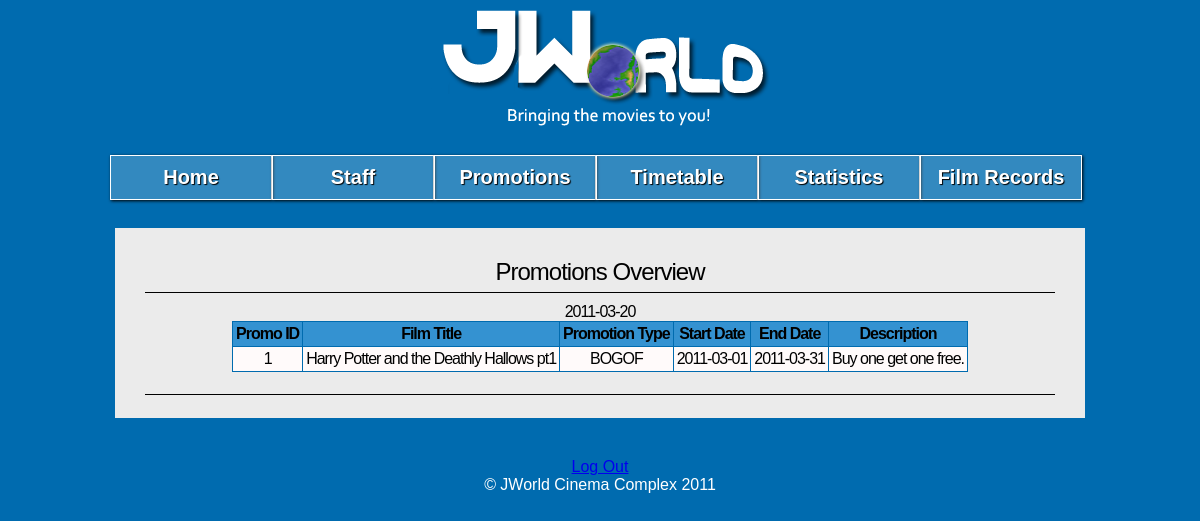
Before: /admin.php?page=promo-acs (signed in) with the older database file.
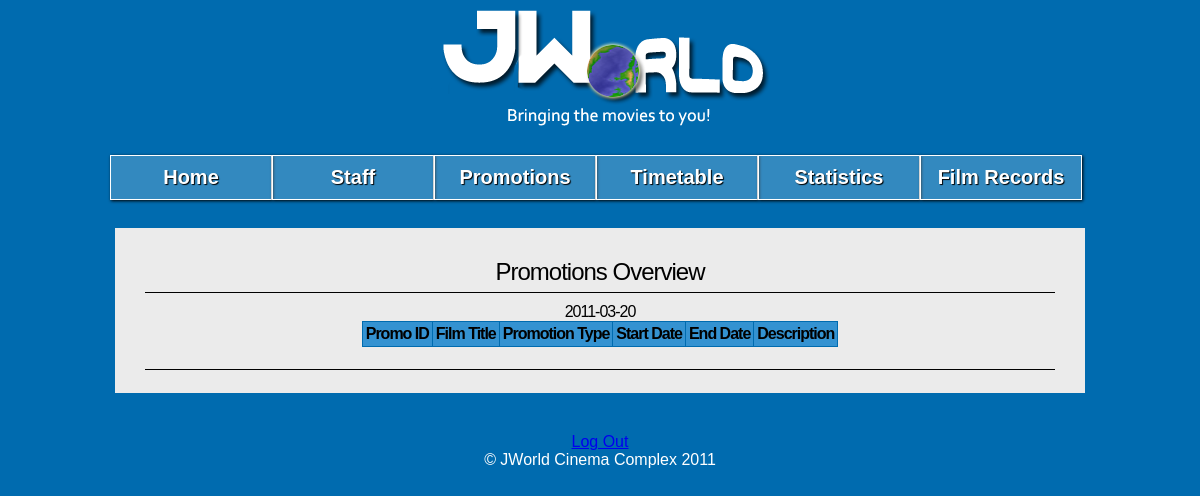
After: the same page with the newer database file.
### tables this page shows
CREATE TABLE promotions (
	promo_id int(11) NOT NULL AUTO_INCREMENT,
	film_ID int(11) NOT NULL,
	promo_name varchar(50) NOT NULL,
	start_date date NOT NULL,
	end_date date NOT NULL,
	description varchar(200) NOT NULL,
	PRIMARY KEY (promo_id),
	FOREIGN KEY (film_ID) REFERENCES films(film_ID) ON DELETE CASCADE ON UPDATE CASCADE
);

CREATE TABLE films (
  film_ID int(11) NOT NULL AUTO_INCREMENT,
  film_title varchar(255) NOT NULL,
  film_length int(11) NOT NULL,
  film_genre varchar(20) NOT NULL,
  film_rating varchar(5) NOT NULL,
  film_year int(11) NOT NULL,
  PRIMARY KEY (film_ID)
);

### res/pages/admin/promo-acs.php (the view, shortened to what this page needs)
<div id="body">
<h1> Promotions Overview</h1>
<h3>
	<?php
	echo date("Y-m-d");
	$query = "SELECT promotions.promo_id, films.film_title,  promotions.promo_name, promotions.start_date, promotions.end_date, promotions.description FROM promotions, films WHERE promotions.film_ID = films.film_ID";
	$result = mysql_query($query) or die(mysql_error());
	echo "<table border='1' class=\"center\">
	<tr>
	<th>Promo ID</th>
	<th>Film Title</th>
	<th>Promotion Type</th>
	<th>Start Date</th>
	<th>End Date</th>
	<th>Description</th>
	</tr>";
	while($row = mysql_fetch_array($result)){
		echo "<tr>";
		echo "<td>" .$row['promo_id']. " </td> ";
		echo "<td>" . $row['film_title'] . "</td>";
		echo "<td>" . $row['promo_name'] . "</td>";
		echo "<td>" . $row['start_date'] . "</td>";
		echo "<td>" . $row['end_date'] . "</td>";
		echo "<td>" . $row['description'] . "</td>";
		echo "</tr>";
	}
	echo "</table>";
	?>
</h3>
<h2></h2>
</div>

### admin.php (shortened to what this page needs)
<!DOCTYPE html>
<?php
	include('res/config/admin/headder.php');
?>
	<div id="maincontent">
	<?php
	if(isset($_GET['page'])) {
		if(file_exists('res/pages/admin/'.$_GET['page'].'.php')) {
			include('res/pages/admin/'.$_GET['page'].'.php');
		} else {
			include('res/pages/error.php');
		}
	} else {
			include('res/pages/admin/start.php');
	}
	?>
</div>
<?php
	include('res/config/footer.php');
?>
</html>

### res/config/admin/headder.php (shortened to what this page needs)
<head>
	<link href="res/css/redmond/jquery-ui-1.8.10.custom.css" rel="stylesheet" type="text/css" />
	<link href="res/css/admin.css" rel="stylesheet" type="text/css" />
</head>
<body>
<div id="container">
	<header id="logo">
	<?php
	if($_SESSION['admin'] == 1 && $_SESSION['staff'] == 0){
		echo "
	<nav>
		<li><a href=\"admin.php\">Home</a>
			<ul>
				<li><a href=\"admin.php?page=edit-home\">Edit Home</a></li>
			</ul>
		</li>
		<li><a href=\"admin.php?page=staff-acs\">Staff</a>
		</li>
		<li><a href=\"admin.php?page=promo-acs\">Promotions</a>
			<ul>
				<li><a href=\"admin.php?page=add-promo\">Add Promo</a></li>
				<li><a href=\"admin.php?page=edit-promo\">Edit Promo</a></li>
				<li><a href=\"admin.php?page=remove-promo\">Remove Promo</a></li>
			</ul>
		</li>
		<li><a href=\"admin.php?page=tt-acs\">Timetable</a>
			<ul>
				<li><a href=\"admin.php?page=add-film-tt\">Add Film</a></li>
				<li><a href=\"admin.php?page=edit-film-tt\">Edit Film</a></li>
				<li><a href=\"admin.php?page=remove-film-tt\">Remove Film</a></li>
			</ul>
		</li>
		<li><a href=\"admin.php?page=stat-acs\">Statistics</a></li>
		<li><a href=\"admin.php?page=films-acs\">Film Records</a>
			<ul>
				<li><a href=\"admin.php?page=add-film\">Add Film</a></li>
				<li><a href=\"admin.php?page=edit-film\">Edit Film</a></li>
				<li><a href=\"admin.php?page=remove-film\">Remove Film</a></li>
			</ul>
		</li>
	</nav>
		";
	}
	?>
	</header>

### res/config/footer.php (shortened to what this page needs)
		<footer>
			<div id="valid" >
				<?php
					if(isset($_SESSION['login']))
					{
				?>
					<a href="admin.php?page=logOut">Log Out</a>
				<?php
					}
					else
					{
				?>
				<a href="index.php?page=adminLogin">Staff Login</a>
				<?php } ?>
				<br/>
				&copy; JWorld Cinema Complex 2011
			</div>
		</footer>
	</div>
</body>

### res/css/admin.css (style rules this page uses)
article, aside, figure, footer, header, nav, section { display: block; }
body { font-family: "Trebuchet MS", Arial, Helvetica, sans-serif; color: #000; background: #006BAF; margin: 0; padding: 0; }
#container { background-repeat: no-repeat; background-position: right top; width: 980px; margin-top: 0px; margin-right: auto; margin-bottom: 0px; margin-left: auto; }
h1 { border-bottom:1px solid #000000; letter-spacing:-1px; font-size:24px; padding-bottom:6px; font-weight:400; margin:10px 10px 3px 0; font-family:Vera, Helvetica, Georgia; }
h2 { border-bottom:1px solid #000000; letter-spacing:-1px; font-size:18px; padding-bottom:6px; font-weight:400; margin:10px 10px 3px 0; font-family:Vera, Helvetica, Georgia; }
h3 { letter-spacing:-1px; font-size:16px; padding-bottom:6px; font-weight:400; margin:10px 10px 3px 0; font-family:Vera, Helvetica, Georgia; }
#logo { background-image: url(../img/adminLog.png); background-repeat: no-repeat; height: 138px; width: 100%; }
nav { padding-top: 150px; width: 980px; margin-left:auto; margin-right:auto; }
nav li { padding:0; margin:0; list-style: none; margin-bottom: 15px; font-weight: bold; font-size:20px; float: left; }
nav a { display: block; width:140px; padding: 10px; text-align:center; text-decoration: none; color: #fff; border: 1px solid #fff; margin: 5px 0px; box-shadow: 1px 1px 3px #000; text-shadow: 1px 1px 1px #000; background: rgba(255,255,255,0.2); }
nav:after { content: "."; display: block; clear: both; visibility: hidden; line-height: 0; height: 0; }
#maincontent { margin-top: 80px; padding-top: 10px; padding-right: 0px; padding-bottom: 10px; padding-left: 0px; }
#body { font-family:"Palatino Linotype", "Book Antiqua", Palatino, serif; font-size:28px; font-weight:bold; background-color: #EBEBEB; width: 920px; height:100%; padding:20px 20px 20px 30px; margin-bottom:20px; margin-left:auto; margin-right:auto; text-align:center; }
footer { text-align:center; padding: 10px 0; clear: both; color: #fff; }
.center { margin-left:auto; margin-right:auto; text-align:center; }
table { border-collapse:collapse; }
table, td, th { border:0.5px solid #006BAF; padding:3px; }
th { background-color:#3492D1; color:black; }
td { text-align:center; background-color:#FFFAFA; }

Changed rows visible on the page:
no longer on this page (row edited): promotions: promo_id "1", film_ID.film_title "Harry Potter and the Deathly Hallows pt1", promo_name "BOGOF", start_date "2011-03-01", end_date "2011-03-31", description "Buy one get one free."
